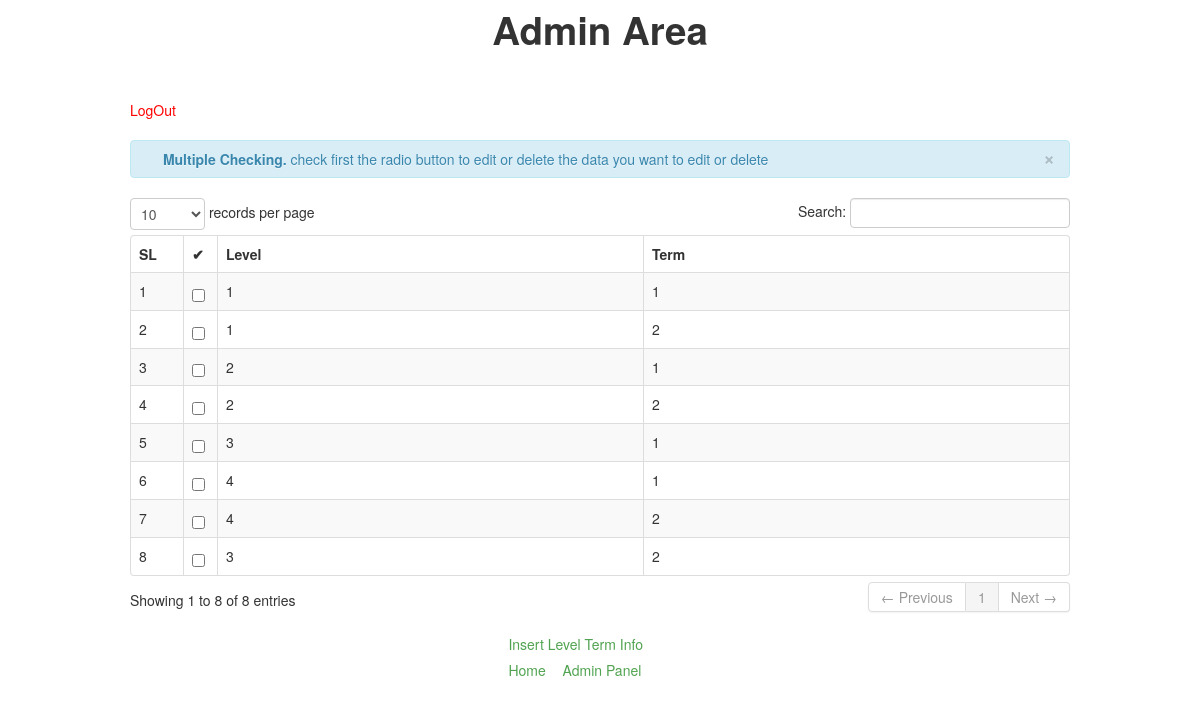
The page /StudentInfoIndex/level_term_info.php on the database its author committed.
### tables this page shows
CREATE TABLE IF NOT EXISTS `level_term_info` (
`serial_level` int(2) NOT NULL,
  `level` int(1) NOT NULL,
  `term` int(1) NOT NULL
);

### StudentInfoIndex/level_term_info.php (the view, shortened to what this page needs)
<?php
include('header.php');
?>
<html>
<head>
    <h1 align="center">Admin Area</h1>
</head>
<body>
<div class="container">
<br>
<br>
<a href="admin_logout.php"><font color="red">LogOut</font></a>
<br><br>
<form name="frmUser" action="" method="post">
                        <table cellpadding="0" cellspacing="0" border="0" class="table table-striped table-bordered" id="example">
                            <div class="alert alert-info">
                                <button type="button" class="close" data-dismiss="alert">&times;</button>
                                <strong><i class="icon-user icon-large"></i>&nbsp;Multiple Checking.</strong>&nbsp;check first the radio button to edit or delete the data you want to edit or delete
                            </div>
                            <thead>
                                <tr>
                                    <th width="30">SL</th>
                                    <th width="10">&#10004;</th>
                                    <th width="360">Level</th>
                                    <th width="360">Term</th>
                                </tr>
                            </thead>
                            <tbody>
                              	<?php
                                $q="SELECT * FROM `level_term_info` ORDER BY `serial_level` ASC";
							$query=mysqli_query($con_db,$q)or die(mysqli_error($con_db));
							while($row=mysqli_fetch_array($query)){
							$id=$row['serial_level'];
							?>
								<tr>
										<td>
										<input name="selector[]" type="checkbox" value="<?php echo $id; ?>">
										</td>
                                         <td><?php echo $row['level'] ?></td>
                                         <td><?php echo $row['term'] ?></td>
                                </tr>
                         <?php
                          } ?>
                            </tbody>
                        </table>
</form>
</div>
<div id="header">
             <a href="insert_level_term_info.php">Insert Level Term Info</a></li>
        <ul>
            <li><a href="home.php">Home</a></li>
            <li><a href="admin_page.2.php">Admin Panel</a></li>
        </ul>
</body>
</html>

### StudentInfoIndex/level_term_info.php (style rules this page uses)
ul { float: left; width: 100%; padding: 0; margin: 0; list-style-type: none; }
#header a { float: left; text-decoration: none; color: #51A351; padding: 0.2em 0.6em; border-right: 1px solid bl; }
li { display: inline; }
#header { margin-left: 500px; }

### rows shown on the page
level_term_info: level "1", term "1"
level_term_info: level "1", term "2"
level_term_info: level "2", term "1"
level_term_info: level "2", term "2"
level_term_info: level "3", term "1"
level_term_info: level "4", term "1"
level_term_info: level "4", term "2"
level_term_info: level "3", term "2"
